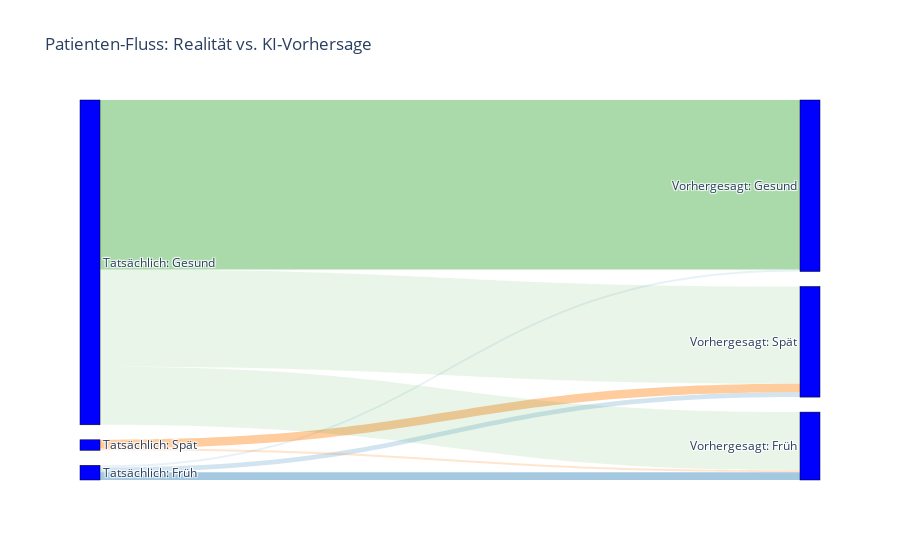

The cell this chart's notebook holds for it:
### Code cell
import plotly.graph_objects as go

# Daten aus deiner Confusion Matrix extrahieren
# Reihenfolge: [Früh, Spät, Gesund]
cm = confusion_matrix(y_test_fast, y_val_pred_fast)

# Labels für die Knoten
label_list = [
    "Tatsächlich: Früh", "Tatsächlich: Spät", "Tatsächlich: Gesund", # Quellen (Links)
    "Vorhergesagt: Früh", "Vorhergesagt: Spät", "Vorhergesagt: Gesund" # Ziele (Rechts)
]

# Definition der Flüsse (Sankey-Struktur)
source = [0, 0, 0, 1, 1, 1, 2, 2, 2] # Index der Quellen
target = [3, 4, 5, 3, 4, 5, 3, 4, 5] # Index der Ziele
value = cm.flatten() # Die Zahlen aus deiner Matrix

# Farben definieren (Grün für korrekt, Rot für Fehler)
color_link = [
    'rgba(31, 119, 180, 0.4)', 'rgba(31, 119, 180, 0.2)', 'rgba(31, 119, 180, 0.1)', # Von Früh
    'rgba(255, 127, 14, 0.2)', 'rgba(255, 127, 14, 0.4)', 'rgba(255, 127, 14, 0.1)', # Von Spät
    'rgba(44, 160, 44, 0.1)', 'rgba(44, 160, 44, 0.1)', 'rgba(44, 160, 44, 0.4)'    # Von Gesund
]

fig = go.Figure(data=[go.Sankey(
    node = dict(
      pad = 15, thickness = 20, line = dict(color = "black", width = 0.5),
      label = label_list, color = "blue"
    ),
    link = dict(
      source = source, target = target, value = value, color = color_link
  ))])

fig.update_layout(title_text="Patienten-Fluss: Realität vs. KI-Vorhersage", font_size=12)
fig.show()

### Figure 1 — Plotly figure (JSON) as saved in the notebook; plotly's stock layout.template omitted (floating-point values rounded to 4 significant figures)
{"data": [{"link": {"color": ["rgba(31, 119, 180, 0.4)", "rgba(31, 119, 180, 0.2)", "rgba(31, 119, 180, 0.1)", "rgba(255, 127, 14, 0.2)", "rgba(255, 127, 14, 0.4)", "rgba(255, 127, 14, 0.1)", "rgba(44, 160, 44, 0.1)", "rgba(44, 160, 44, 0.1)", "rgba(44, 160, 44, 0.4)"], "source": [0, 0, 0, 1, 1, 1, 2, 2, 2], "target": [3, 4, 5, 3, 4, 5, 3, 4, 5], "value": [11, 7, 3, 3, 12, 0, 83, 139, 242]}, "node": {"color": "blue", "label": ["Tatsächlich: Früh", "Tatsächlich: Spät", "Tatsächlich: Gesund", "Vorhergesagt: Früh", "Vorhergesagt: Spät", "Vorhergesagt: Gesund"], "line": {"color": "black", "width": 0.5}, "pad": 15, "thickness": 20}, "type": "sankey"}], "layout": {"font": {"size": 12}, "title": {"text": "Patienten-Fluss: Realität vs. KI-Vorhersage"}}}
